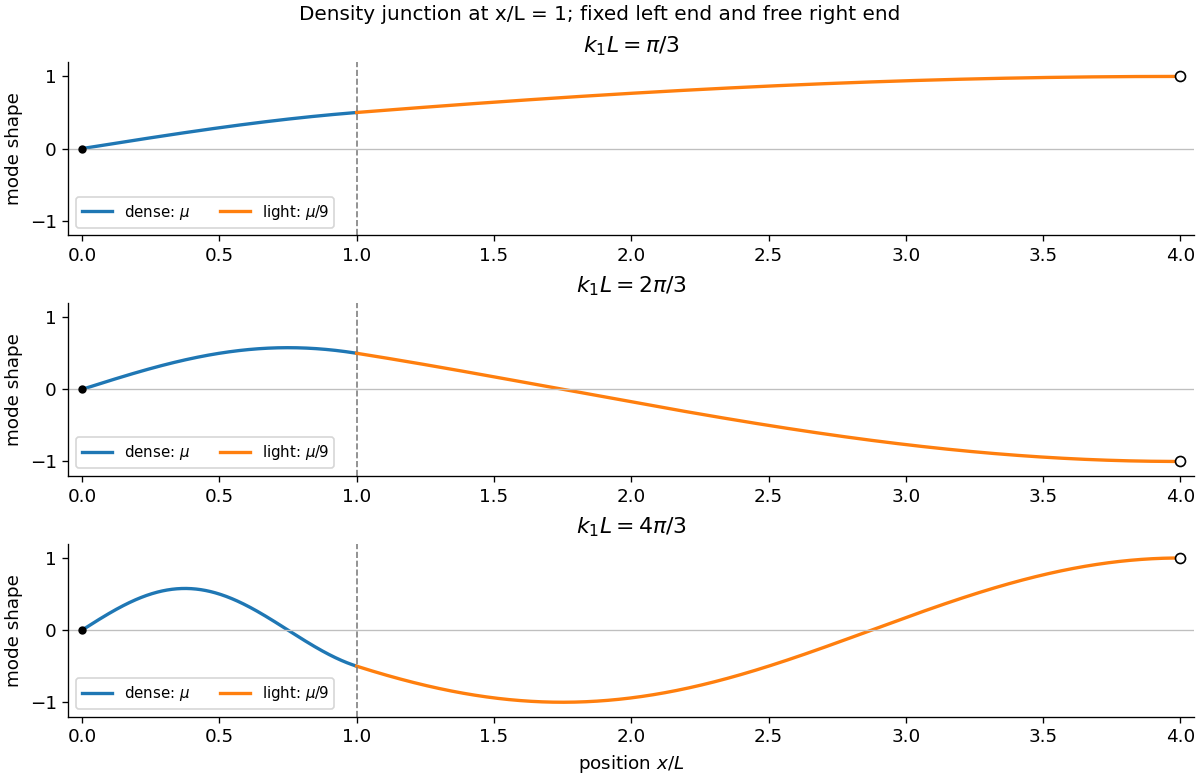

This figure's Python source:
"""Original matched modes of a string with two densities. Python 3.14, NumPy, Matplotlib."""
from pathlib import Path
import numpy as np
import matplotlib
matplotlib.use('Agg')
import matplotlib.pyplot as plt
plt.rcParams.update({'font.size':11,'figure.facecolor':'white','savefig.facecolor':'white','axes.spines.top':False,'axes.spines.right':False})
fig,axs=plt.subplots(3,1,figsize=(10,6.5),layout='constrained');x1=np.linspace(0,1,401);x2=np.linspace(1,4,1201)
for ax,q,title in zip(axs,[np.pi/3,2*np.pi/3,4*np.pi/3],[r'$k_1L=\pi/3$',r'$k_1L=2\pi/3$',r'$k_1L=4\pi/3$']):
 a=np.cos(q);b=np.sin(q);y1=a*np.sin(q*x1);y2=b*np.cos(q/3*(4-x2));scale=max(np.max(np.abs(y1)),np.max(np.abs(y2)));sgn=np.sign(a);y1*=sgn/scale;y2*=sgn/scale
 ax.plot(x1,y1,lw=2,label=r'dense: $\mu$');ax.plot(x2,y2,lw=2,label=r'light: $\mu/9$');ax.axvline(1,color='.5',ls='--',lw=1);ax.axhline(0,color='.75',lw=.8);ax.plot(0,0,'o',color='black',ms=4);ax.plot(4,y2[-1],'o',mfc='white',mec='black',ms=6)
 ax.set(xlim=(-.05,4.05),ylim=(-1.2,1.2),ylabel='mode shape',title=title);ax.legend(fontsize=9,loc='lower left',ncol=2)
axs[-1].set_xlabel(r'position $x/L$');fig.suptitle('Density junction at x/L = 1; fixed left end and free right end',fontsize=12)
fig.savefig(Path.cwd()/Path(__file__).with_suffix('.png').name,dpi=120,facecolor='white',transparent=False);plt.close(fig)
